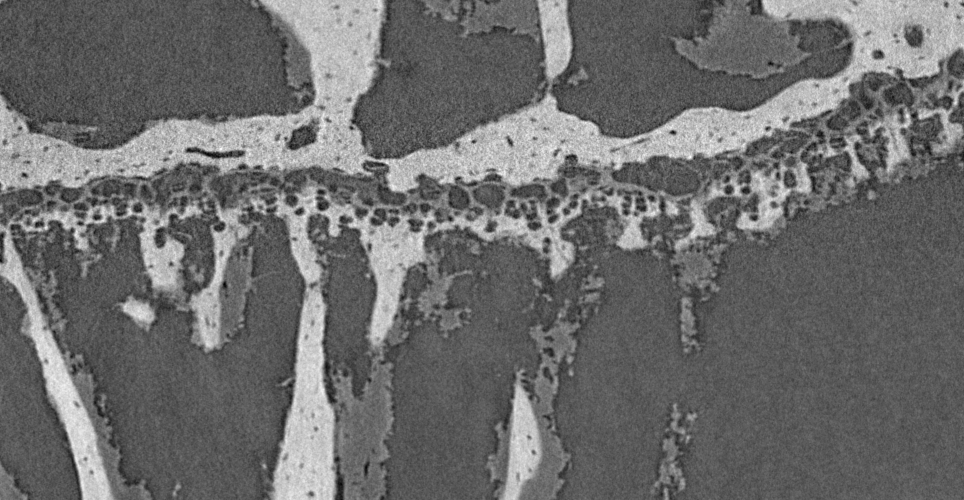
%> input picture 5 Week/V12_10X_x502.png, 964 x 500 px
$ octave bone_binary.m   (GNU Octave 9; MATLAB toolbox functions it lacks are replaced by stand-ins)
%> lines starting %> are read from the running program, lines starting %| are printed output that depends on the picture; in (x1, y1, x2, y2) boxes, pixels count from 0 and x2, y2 are one past the last pixel; in counts of white or black regions, pixels touching at a corner belong together; the program's own positions count from 1
clear
close all
addpath GraphCut functions


%% Inspect the image and the histogram
path = 'C:\Users\hujo8\OneDrive\Advanced image analysis\5 Week/';
I = double(imread([path,'V12_10X_x502.png']))/(2^16-1);
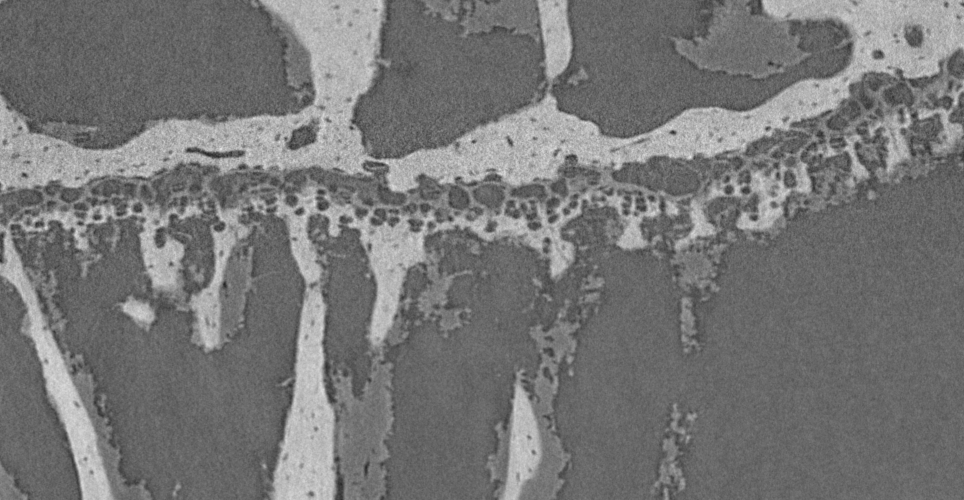
%> I: size 500x964 double; min 0.141, max 0.899, mean 0.465
figure, imagesc(I), axis image, colormap gray

figure
edges = linspace(0, 1, 257);
histogram(I(:), edges, 'EdgeColor', 'none', 'FaceColor','k'),
xlabel('pixel values'), ylabel('count'), title('intensity histogram')
%> after `title('intensity histogram')`:
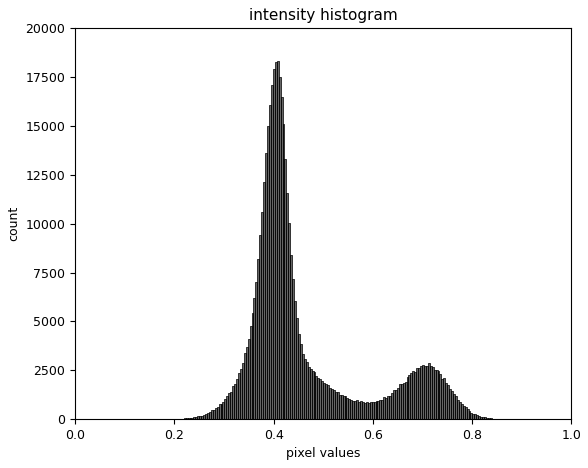
%> figure redrawn from the program's plot data; tallest bar 18334 high, from x = 0.406 to 0.41

%% Define likelihood
mu = [0.40, 0.71]; % estimated peaks of the distributions
U = [(I(:)-mu(1)).^2, (I(:)-mu(2)).^2];
[~, S0] = min(U, [], 2);  % max likelihood (thresholding between peaks)

dim = size(I);
%> dim = [500 964]
S0 = reshape(S0,dim);
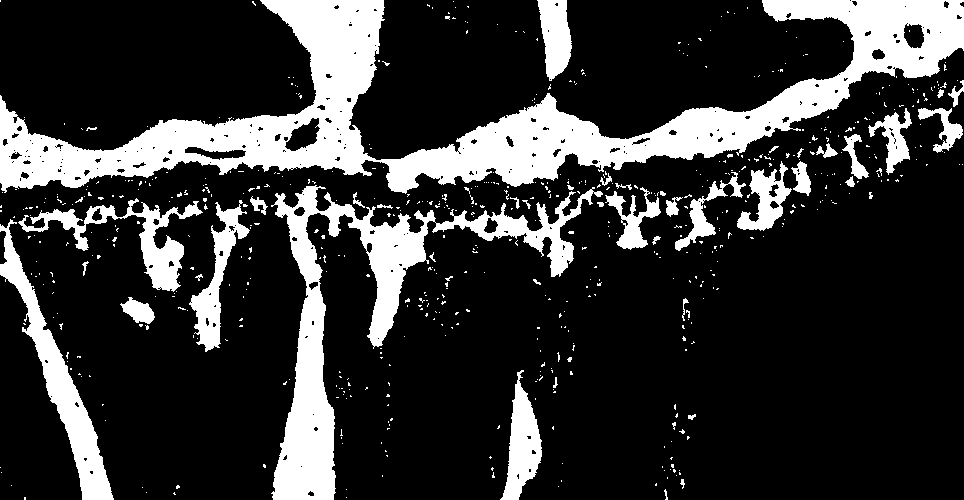
%> S0: size 500x964 double; values 1 (black) and 2 (white), 20.6% white; 621 white regions (577 under 20 px), largest, box (x1, y1, x2, y2) and area: (0, 0, 964, 194) 51889, (271, 185, 603, 500) 18698, (0, 219, 114, 500) 6160
figure, imagesc(S0), axis image, title ('max likelihood')
%> after `title ('max likelihood')`:
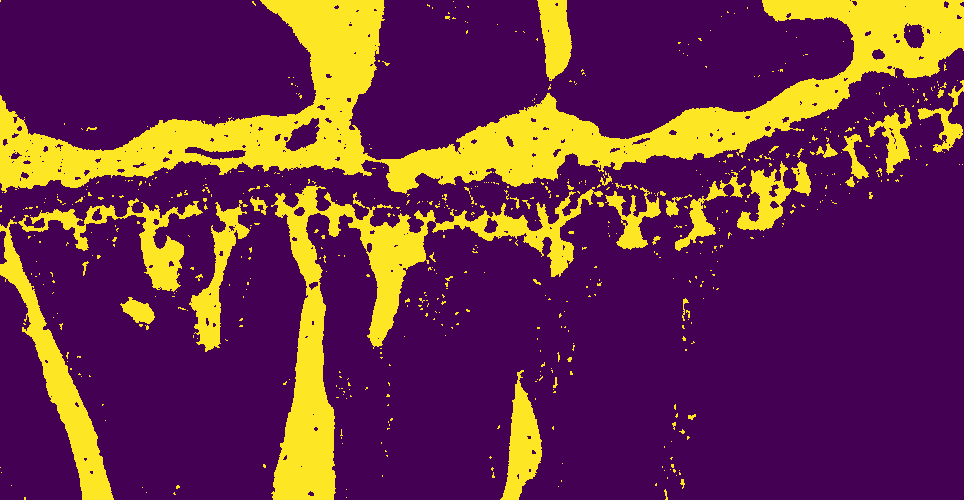
%> displayed picture: size 500x964x3, on the screen's scale of 0 to 255; mean R, G, B 106, 48.3, 74.3

%% Define prior, construct graph, solve
beta = 0.1;
indices = reshape(1:prod(dim),dim);
edge_x = indices(1:end-1,:,:);
edge_y = indices(:,1:end-1,:);
edge_n = [edge_x(:),edge_x(:)+1, beta*ones(numel(edge_x),2);
    edge_y(:),edge_y(:)+dim(1), beta*ones(numel(edge_y),2)];
edge_t = [indices(:),U]; % terminal edges

% solving
%> (the run ends here)

$ run again, with 5 Week/V8_10X_x502.png copied over 5 Week/V12_10X_x502.png
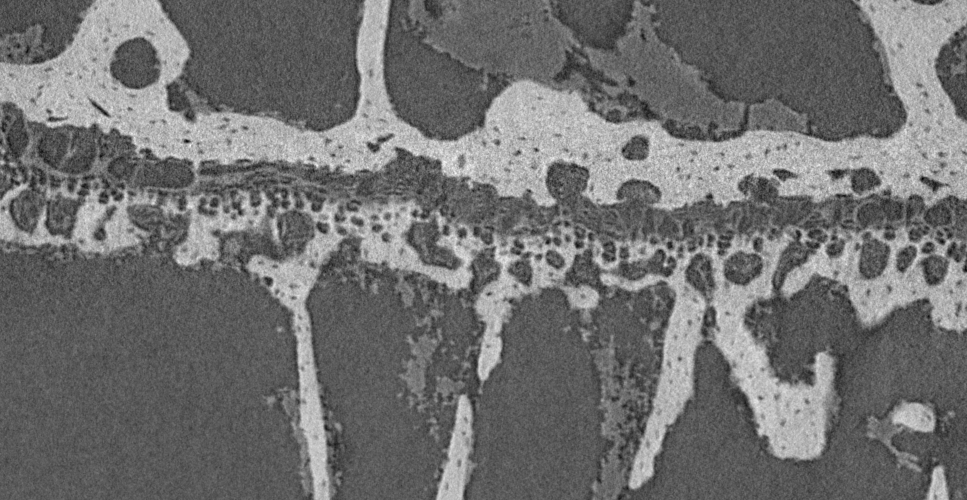
%> input picture 5 Week/V8_10X_x502.png, 967 x 500 px
%> `S0 = reshape(S0,dim);`:
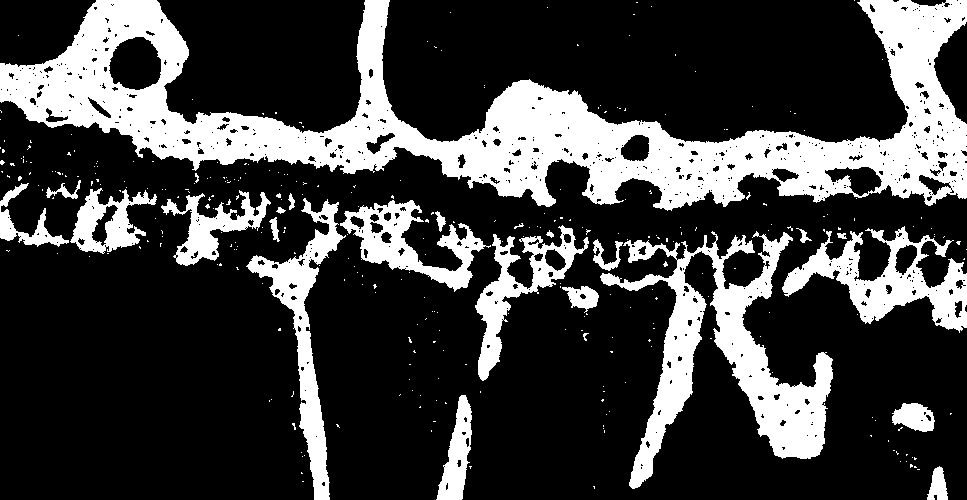
%> S0: size 500x967 double; values 1 (black) and 2 (white), 24.8% white; 323 white regions (298 under 20 px), largest, box (x1, y1, x2, y2) and area: (0, 0, 967, 211) 67331, (600, 231, 833, 489) 17495, (782, 226, 967, 333) 7281
%> `title ('max likelihood')`:
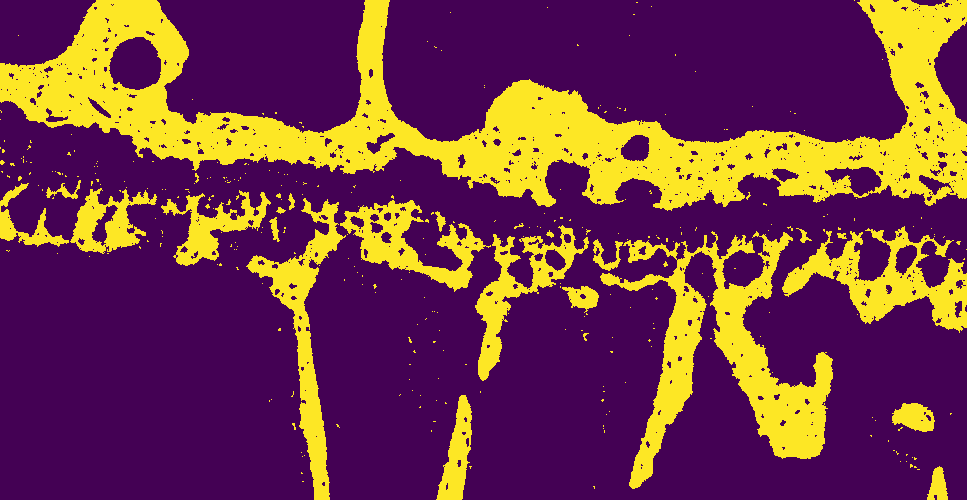
%> displayed picture: size 500x967x3, on the screen's scale of 0 to 255; mean R, G, B 114, 58.1, 72.3
